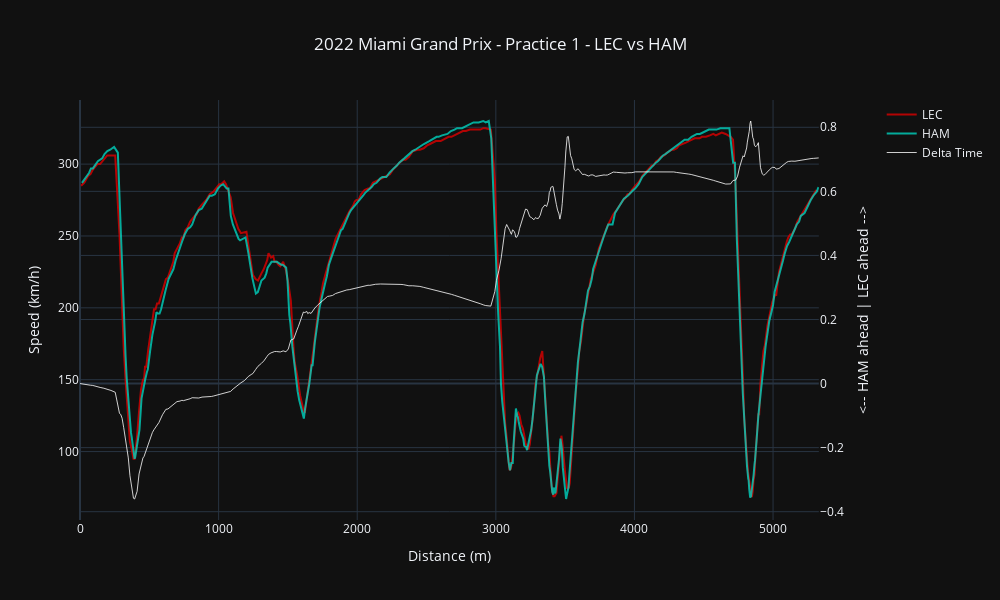

The notebook cell saved with this chart:
### Code cell
hovertemplate_speed = 'Speed: %{y} km/h'+'<br>Distance: %{x} meters'
hovertemplate_gear = 'Gear: %{y}'+'<br>Distance: %{x} meters'
fig = make_subplots(specs=[[{"secondary_y": True}]])

fig.add_trace(go.Scatter(x=car_data_1['Distance'], y=car_data_1['Speed'], name=driver_1, line_color=ff1.plotting.driver_color(driver_1), hovertemplate = hovertemplate_speed, opacity=0.8), secondary_y=False)
fig.add_trace(go.Scatter(x=car_data_2['Distance'], y=car_data_2['Speed'], name=driver_2, line_color=ff1.plotting.driver_color(driver_2), hovertemplate = hovertemplate_speed, opacity=0.8), secondary_y=False)
fig.add_trace(go.Scatter(x=ref_tel['Distance'], y=delta_time, line_color='white', name='Delta Time', hovertemplate = 'Delta Time: %{y:.3f} sec', opacity=0.8, line_width=1), secondary_y=True)

fig.update_yaxes(title_text="Speed (km/h)", secondary_y=False)
fig.update_yaxes(title_text=f"<-- {driver_2} ahead | {driver_1} ahead -->", secondary_y=True)
fig.update_layout(width=1000, height=600, title_text=plot_title, xaxis_title='Distance (m)', title_x=0.5)
fig.show()

### Figure 1 — Plotly figure (JSON) as saved in the notebook; plotly's stock layout.template omitted (floating-point values rounded to 4 significant figures; data arrays with more than 128 entries replaced by an {"elided": "..."} marker saying what was removed)
{"data": [{"hovertemplate": "Speed: %{y} km/h<br>Distance: %{x} meters", "line": {"color": "#dc0000"}, "name": "LEC", "opacity": 0.8, "type": "scatter", "x": {"elided": "344 int values"}, "xaxis": "x", "y": {"elided": "344 int values"}, "yaxis": "y"}, {"hovertemplate": "Speed: %{y} km/h<br>Distance: %{x} meters", "line": {"color": "#00d2be"}, "name": "HAM", "opacity": 0.8, "type": "scatter", "x": {"elided": "353 int values"}, "xaxis": "x", "y": {"elided": "353 int values"}, "yaxis": "y"}, {"hovertemplate": "Delta Time: %{y:.3f} sec", "line": {"color": "white", "width": 1}, "name": "Delta Time", "opacity": 0.8, "type": "scatter", "x": {"elided": "346 float values"}, "xaxis": "x", "y": {"elided": "346 float values"}, "yaxis": "y2"}], "layout": {"height": 600, "title": {"text": "2022 Miami Grand Prix - Practice 1 - LEC vs HAM", "x": 0.5}, "width": 1000, "xaxis": {"anchor": "y", "domain": [0, 0.94], "title": {"text": "Distance (m)"}}, "yaxis": {"anchor": "x", "domain": [0, 1], "title": {"text": "Speed (km/h)"}}, "yaxis2": {"anchor": "x", "overlaying": "y", "side": "right", "title": {"text": "<-- HAM ahead | LEC ahead -->"}}}}
